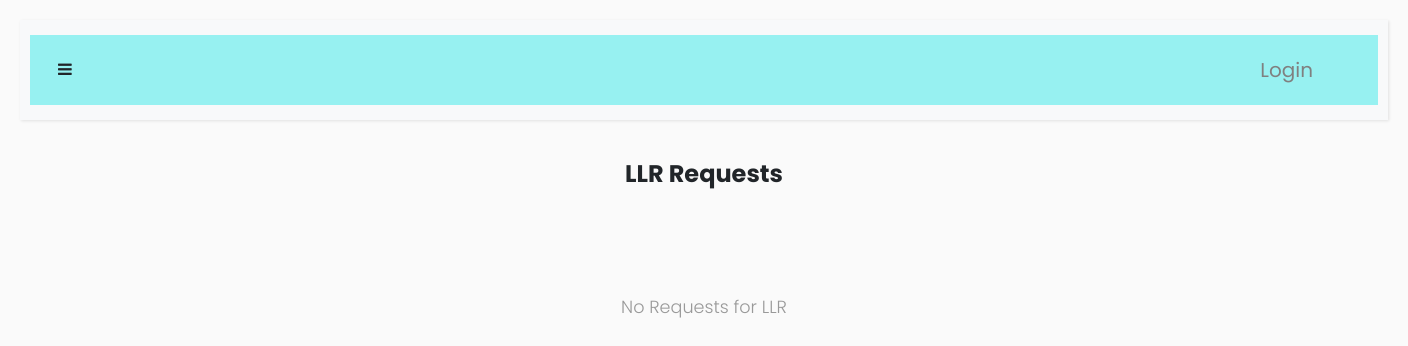
Before: /adminllr with the older database file.
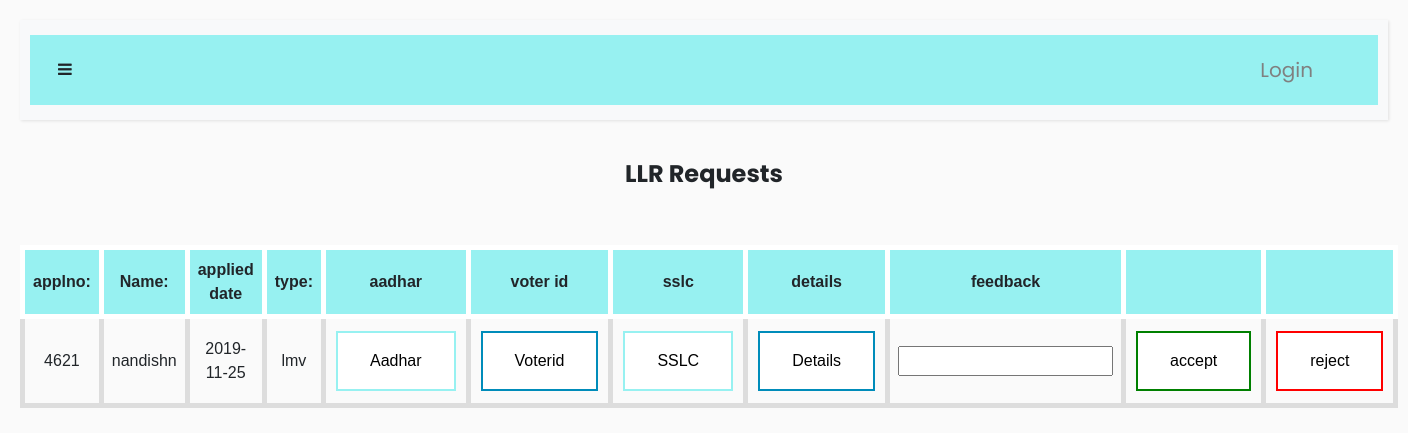
After: the same page with the newer database file.
### tables this page shows
CREATE TABLE "llr" (
	`applno`	INTEGER NOT NULL PRIMARY KEY AUTOINCREMENT,
	`firstname`	TEXT,
	`lastname`	TEXT,
	`fathername`	TEXT,
	`email`	TEXT,
	`address`	TEXT,
	`pincode`	INTEGER,
	`city`	TEXT,
	`district`	TEXT,
	`state`	TEXT,
	`country`	TEXT,
	`dob`	TEXT,
	`age`	INTEGER,
	`gender`	TEXT,
	`phone`	INTEGER,
	`bloodgroup`	TEXT,
	`currentdate`	TEXT,
	`expirydate`	TEXT,
	`status`	TEXT,
	`type`	TEXT,
	`rto`	TEXT,
	`feedback`	TEXT,
	`llrno`	TEXT,
	`admindate`	TEXT
);

### login.py (the view)
@app.route('/adminllr',methods=['GET','POST'])
def adminllr():
    with sqlite3.connect('r.db') as con:
            cur=con.cursor()
            try:
                if(cur.execute("SELECT firstname,email,age,city,gender,currentdate,type,applno FROM llr WHERE status=?",("pending",))):
                    data=cur.fetchall()
                    return render_template('adminllr.html',data=data)
                else:
                    flash("no user requests","warning")
                    return render_template('empdashboard.html')
            except:
                flash("no user requests","warning")
                return render_template('empdashboard.html')

### templates/adminllr.html (shortened to what this page needs)
{% extends "layout.html" %}
{% block body %}
<center><h4><b>LLR Requests</b></h4><br><br>
{%if data%}
    <table>
        <tr>
            <th>applno:</th>
           <th>Name:</th>
            <th>applied date</th>
            <th>type:</th>
            <th>aadhar</th>
            <th>voter id</th>
            <th>sslc</th>
            <th>details</th>
            <th>feedback</th>
            <th> </th>
            <th> </th>
        </tr>
        {% for row in data %}
        <form method=post  action="/edit/{{ row[1] }}">
        <tr>
            <td>{{row[7]}}</td>
            <td>{{row[0]}}</td>
            <td>{{row[5]}}</td>
            <td>{{row[6]}}</td>
            <td><a href="/aadhar/{{ row[1] }}"><button type="button" class="button button1">Aadhar</button></a></td>
            <td><a href="/voterid/{{ row[1] }}"><button type="button" class="button button2">Voterid</button></a></td>
            <td><a href="/sslc/{{ row[1] }}"><button type="button" class="button button1">SSLC</button></a></td>
            <td><a href="/details/{{ row[1] }}"><button type="button" class="button button2">Details</button></a></td>
            <td><input type="text" name="feedback"></td>
            <td><input type="submit" name="action" class="button button3" value="accept"></td>
            <td><input type="submit" name="action" class="button button4" value="reject"></td>
        </tr>
    </form>
{% endfor %}
    </table>
{%else%}
<center>
    <br><br>
    <p> No Requests for LLR</p>
</center>
        {%endif%}
{% endblock%}

### templates/layout.html (shortened to what this page needs)
<!doctype html>
<html lang="en">
<head>
  <link rel="stylesheet" href="{{ url_for('static',filename='styles/myform.css')}}" type="text/css">
  <link rel="stylesheet" href="https://stackpath.bootstrapcdn.com/bootstrap/4.3.1/css/bootstrap.min.css">
  <link rel="stylesheet" href="https://cdnjs.cloudflare.com/ajax/libs/malihu-custom-scrollbar-plugin/3.1.5/jquery.mCustomScrollbar.min.css">
  <link rel="stylesheet" href="https://stackpath.bootstrapcdn.com/bootstrap/4.3.1/css/bootstrap.min.css">
  <link href="https://stackpath.bootstrapcdn.com/bootstrap/4.3.1/css/bootstrap.min.css" rel="stylesheet">
  <link rel="stylesheet" href="https://stackpath.bootstrapcdn.com/font-awesome/4.7.0/css/font-awesome.min.css">
</head>
  <body class="text-center">
    {% include 'navbar.html' %}
    {% block body %}
    {% endblock %}
    </body>
    </html>

### templates/navbar.html (shortened to what this page needs)
<div class="wrapper">
  <div id="content">
      <nav class="navbar navbar-expand-lg navbar-light bg-light">
          <div class="container-fluid">
              <button type="button" id="sidebarCollapse" class="btn text-sidebar bg-turbo-yellow" color="black">
                  <i class="fa fa-bars"></i>
              </button>
              <div class="collapse navbar-collapse" id="navbarSupportedContent" >
                  <ul class="nav navbar-nav ml-auto">
                      <div class="dropdown" id="navbarSupportedContent">
                           {% if session.get("email", None) == None %}
                        <button class="dropbtn" style="font-size: 20px;" >Login</button>
                                {% endif %}
                      </div>
                  </ul>
              </div>
          </div>
      </nav>

### templates/navbar.html (style rules this page uses)
body { font-family: 'Poppins', sans-serif; background: #fafafa; }
a, a:hover, a:focus { color: inherit; text-decoration: none; transition: all 0.3s; }
.container-fluid { background: rgb(151, 241, 241); }
.navbar { padding: 15px 10px; background: rgb(136, 120, 120); border: none; border-radius: 0; margin-bottom: 40px; box-shadow: 1px 1px 3px rgba(0, 0, 0, 0.1); }
.wrapper { display: flex; width: 100%; align-items: stretch; }
#content { width: 100%; padding: 20px; min-height: 100vh; transition: all 0.3s; }
.dropbtn { background-color:rgb(151, 241, 241); font-family: 'Poppins', sans-serif; color: Gray; padding: 20px; font-size: 16px; border: none; cursor: pointer; margin-right: 30px; }
.dropdown { position: relative; display: inline-block; }

### templates/adminllr.html (style rules this page uses)
.button { background-color: rgb(151, 241, 241); border: none; color: white; padding: 16px 32px; text-align: center; text-decoration: none; display: inline-block; font-size: 16px; margin: 4px 2px; -webkit-transition-duration: 0.4s; transition-duration: 0.4s; cursor: pointer; }
.button1 { background-color: white; color: black; border: 2px solid rgb(151, 241, 241); }
table { font-family: arial, sans-serif; border-collapse: collapse; width: 100%; }
th { border: 5px solid white; text-align: center; background-color: rgb(151, 241, 241); padding: 8px; }
td { border: 5px solid #dddddd; text-align: center; padding: 8px; }

### templates/layout.html (style rules this page uses)
.button { background-color: rgb(151, 241, 241); border: none; color: white; padding: 16px 32px; text-align: center; text-decoration: none; display: inline-block; font-size: 16px; margin: 4px 2px; -webkit-transition-duration: 0.4s; transition-duration: 0.4s; cursor: pointer; }
.button1 { background-color: white; color: black; border: 2px solid rgb(151, 241, 241); }
.button2 { background-color: white; color: black; border: 2px solid #008CBA; }
.button3 { background-color: white; color: black; border: 2px solid green; }
.button4 { background-color: white; color: black; border: 2px solid red; }

Changed rows visible on the page:
added llr: applno "4621", firstname "nandishn", currentdate "2019-11-25", type "lmv"
Other visible differences:
text no longer shown: "No Requests for LLR"
text now shown: "applno: Name: applied date type: aadhar voter id sslc details feedback"
